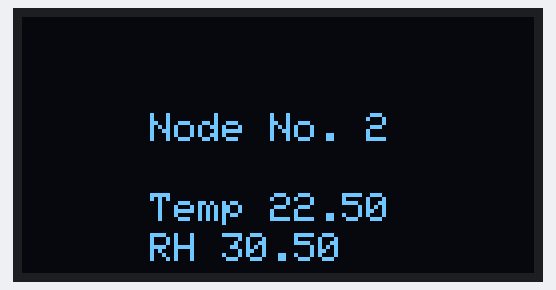
A sketch run on a simulated ESP8266 (NodeMCU). Shown: 128×64 one-colour display. No radio packets arrive unless stated; what the sketch prints to the serial monitor is not drawn.

Above: at 0.2 s.

The sketch:

lora_node_oled.ino
```cpp
#include <SPI.h>
#include <LoRa.h>
#include <Adafruit_GFX.h>
#include <Adafruit_SSD1306.h>

#define OLED_RESET 0  // GPIO0
Adafruit_SSD1306 display(OLED_RESET);

int counter = 0;
int node_id = 2;
String payload = "";

float t,h;

void shownodedata() {

    display.clearDisplay();

    display.setCursor(32,24);
    display.println("Node No. " + String(node_id));

    display.setCursor(32,44);
    display.println("Temp " + String(t));
    display.setCursor(32,54);
    display.println("RH " + String(h));

    display.display();
    delay(1000);

}

void showsentdata(){
    display.clearDisplay();

    display.setCursor(32,24);
    display.println("Data");
    display.setCursor(32,44);
    display.println("sending..");

    display.display();
    delay(1000);
}

void setup() {

  Serial.begin(115200);

  display.begin(SSD1306_SWITCHCAPVCC, 0x3C);
  display.clearDisplay();
  display.setTextSize(1);
  display.setTextColor(WHITE);

  display.setCursor(36,42);
  display.println("Node test");
  display.setCursor(42,52);
  display.println("No.2");
  display.display();

  Serial.println("LoRa Sender");

  LoRa.setPins(D8, D3, D0); // Config SS, RESET, D0 (IRQ)

  if (!LoRa.begin(925E6)) { // Config frequency
    Serial.println("Starting LoRa failed!");
    while(1) delay(100);
  }

}

void loop() {

  /* Dummy */
  t = 22.5;
  h = 30.5;

  shownodedata();
  delay(2000);

  /* Set payload */
  //payload = String(counter, HEX);
  payload = String(counter);
  payload += ":";
  payload += String(node_id, HEX);
  payload += ":";
  payload += String(t, 1);
  payload += ":";
  payload += String(h, 1);

  Serial.println(payload);

  /* send packet */
  showsentdata();
  LoRa.beginPacket();
  LoRa.print(payload);
  LoRa.endPacket();

  counter++;
  payload = "";

  delay(5000);
}
```

Measured:
- what the display in image 0 shows lasts 3.0 s, from 0.1 s to 3.1 s
